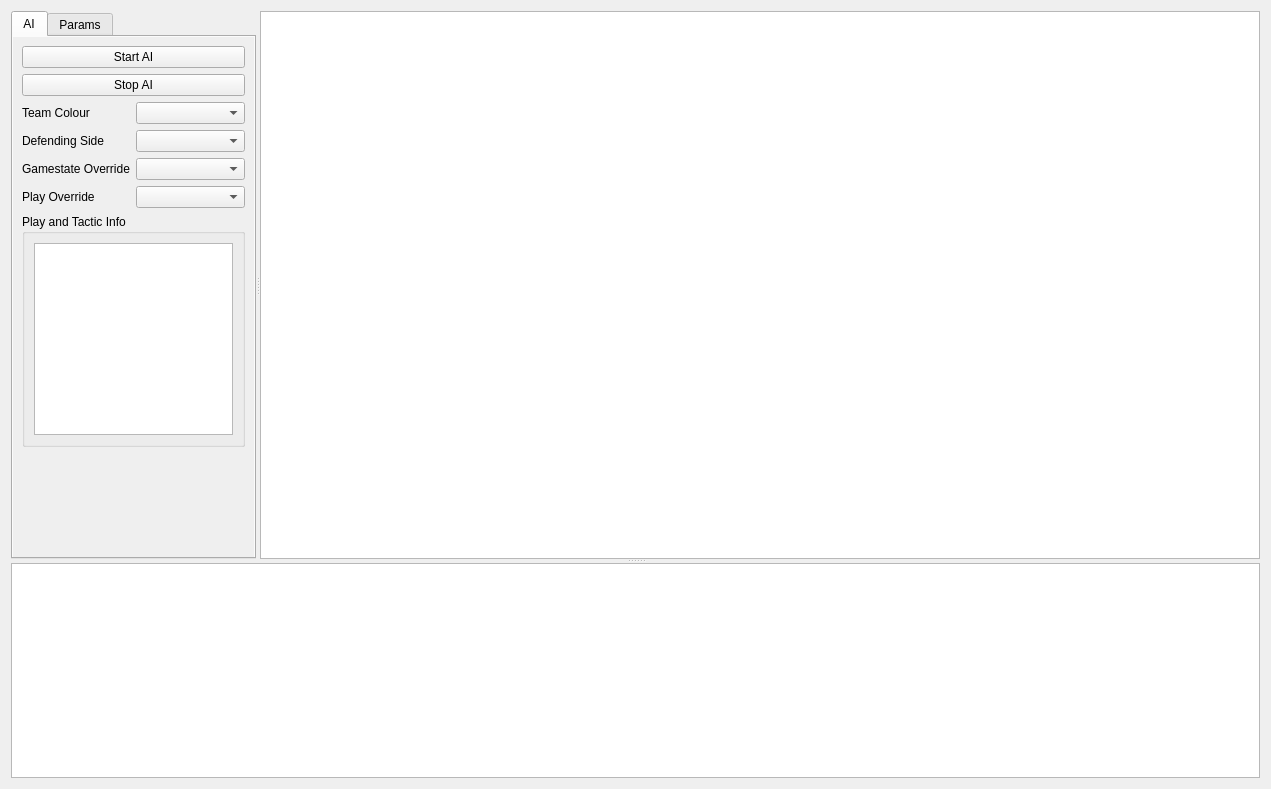
<?xml version="1.0" encoding="UTF-8"?>
<ui version="4.0">
 <class>AutoGeneratedMainWidget</class>
 <widget class="QWidget" name="AutoGeneratedMainWidget">
  <property name="geometry">
   <rect>
    <x>0</x>
    <y>0</y>
    <width>1271</width>
    <height>789</height>
   </rect>
  </property>
  <property name="windowTitle">
   <string>Form</string>
  </property>
  <layout class="QHBoxLayout" name="autogenerated_main_widget_layout">
   <item>
    <widget class="QSplitter" name="robot_status_splitter">
     <property name="orientation">
      <enum>Qt::Vertical</enum>
     </property>
     <widget class="QSplitter" name="ai_control_and_view_splitter">
      <property name="sizePolicy">
       <sizepolicy hsizetype="Expanding" vsizetype="Preferred">
        <horstretch>0</horstretch>
        <verstretch>0</verstretch>
       </sizepolicy>
      </property>
      <property name="orientation">
       <enum>Qt::Horizontal</enum>
      </property>
      <widget class="QTabWidget" name="ai_control_tab_widget">
       <property name="sizePolicy">
        <sizepolicy hsizetype="Maximum" vsizetype="Expanding">
         <horstretch>0</horstretch>
         <verstretch>0</verstretch>
        </sizepolicy>
       </property>
       <property name="currentIndex">
        <number>0</number>
       </property>
       <property name="usesScrollButtons">
        <bool>false</bool>
       </property>
       <property name="movable">
        <bool>true</bool>
       </property>
       <widget class="QWidget" name="ai_tab">
        <property name="sizePolicy">
         <sizepolicy hsizetype="Maximum" vsizetype="Preferred">
          <horstretch>0</horstretch>
          <verstretch>0</verstretch>
         </sizepolicy>
        </property>
        <property name="autoFillBackground">
         <bool>true</bool>
        </property>
        <attribute name="title">
         <string>AI</string>
        </attribute>
        <layout class="QVBoxLayout" name="ai_control_tab_layout">
         <item>
          <widget class="QPushButton" name="start_ai_button">
           <property name="text">
            <string>Start AI</string>
           </property>
           <property name="checkable">
            <bool>false</bool>
           </property>
           <property name="checked">
            <bool>false</bool>
           </property>
          </widget>
         </item>
         <item>
          <widget class="QPushButton" name="stop_ai_button">
           <property name="text">
            <string>Stop AI</string>
           </property>
          </widget>
         </item>
         <item>
          <layout class="QFormLayout" name="ai_config_combobox_layout">
           <item row="2" column="0">
            <widget class="QLabel" name="gamestate_override_label">
             <property name="text">
              <string>Gamestate Override</string>
             </property>
            </widget>
           </item>
           <item row="2" column="1">
            <widget class="QComboBox" name="gamestate_override_combo_box"/>
           </item>
           <item row="3" column="0">
            <widget class="QLabel" name="play_override_label">
             <property name="text">
              <string>Play Override</string>
             </property>
            </widget>
           </item>
           <item row="3" column="1">
            <widget class="QComboBox" name="play_override_combo_box"/>
           </item>
           <item row="1" column="0">
            <widget class="QLabel" name="defending_side_label">
             <property name="text">
              <string>Defending Side</string>
             </property>
            </widget>
           </item>
           <item row="0" column="0">
            <widget class="QLabel" name="team_colour_label">
             <property name="text">
              <string>Team Colour</string>
             </property>
            </widget>
           </item>
           <item row="1" column="1">
            <widget class="QComboBox" name="defending_side_combo_box"/>
           </item>
           <item row="0" column="1">
            <widget class="QComboBox" name="team_colour_combo_box"/>
           </item>
          </layout>
         </item>
         <item>
          <widget class="QGroupBox" name="play_and_tactic_info_group_box">
           <property name="title">
            <string>Play and Tactic Info</string>
           </property>
           <layout class="QVBoxLayout" name="play_and_tactic_info_layout">
            <item>
             <widget class="QTextEdit" name="play_and_tactic_info_text_edit">
              <property name="readOnly">
               <bool>true</bool>
              </property>
              <property name="html">
               <string>&lt;!DOCTYPE HTML PUBLIC &quot;-//W3C//DTD HTML 4.0//EN&quot; &quot;http://www.w3.org/TR/REC-html40/strict.dtd&quot;&gt;
&lt;html&gt;&lt;head&gt;&lt;meta name=&quot;qrichtext&quot; content=&quot;1&quot; /&gt;&lt;style type=&quot;text/css&quot;&gt;
p, li { white-space: pre-wrap; }
&lt;/style&gt;&lt;/head&gt;&lt;body style=&quot; font-family:'Sans Serif'; font-size:9pt; font-weight:400; font-style:normal;&quot;&gt;
&lt;p style=&quot;-qt-paragraph-type:empty; margin-top:0px; margin-bottom:0px; margin-left:0px; margin-right:0px; -qt-block-indent:0; text-indent:0px;&quot;&gt;&lt;br /&gt;&lt;/p&gt;&lt;/body&gt;&lt;/html&gt;</string>
              </property>
             </widget>
            </item>
           </layout>
          </widget>
         </item>
         <item>
          <spacer name="ai_tab_vertical_spacer">
           <property name="orientation">
            <enum>Qt::Vertical</enum>
           </property>
           <property name="sizeHint" stdset="0">
            <size>
             <width>20</width>
             <height>40</height>
            </size>
           </property>
          </spacer>
         </item>
        </layout>
       </widget>
       <widget class="QWidget" name="params_tab">
        <property name="sizePolicy">
         <sizepolicy hsizetype="Maximum" vsizetype="Preferred">
          <horstretch>0</horstretch>
          <verstretch>0</verstretch>
         </sizepolicy>
        </property>
        <property name="autoFillBackground">
         <bool>true</bool>
        </property>
        <attribute name="title">
         <string>Params</string>
        </attribute>
        <layout class="QVBoxLayout" name="params_tab_vertical_layout">
         <property name="sizeConstraint">
          <enum>QLayout::SetNoConstraint</enum>
         </property>
         <item>
          <widget class="QScrollArea" name="params_tab_scroll_area">
           <property name="widgetResizable">
            <bool>true</bool>
           </property>
           <widget class="QWidget" name="scrollAreaWidgetContents">
            <property name="geometry">
             <rect>
              <x>0</x>
              <y>0</y>
              <width>225</width>
              <height>509</height>
             </rect>
            </property>
           </widget>
          </widget>
         </item>
        </layout>
       </widget>
      </widget>
      <widget class="ZoomableQGraphicsView" name="ai_visualization_graphics_view">
       <property name="sizePolicy">
        <sizepolicy hsizetype="MinimumExpanding" vsizetype="MinimumExpanding">
         <horstretch>0</horstretch>
         <verstretch>0</verstretch>
        </sizepolicy>
       </property>
       <property name="minimumSize">
        <size>
         <width>1000</width>
         <height>0</height>
        </size>
       </property>
      </widget>
     </widget>
     <widget class="RobotStatusTable" name="robot_status_table_widget"/>
    </widget>
   </item>
  </layout>
 </widget>
 <customwidgets>
  <customwidget>
   <class>RobotStatusTable</class>
   <extends>QTableWidget</extends>
   <header>software/qt_gui/generic_widgets/robot_status_table.h</header>
  </customwidget>
  <customwidget>
   <class>ZoomableQGraphicsView</class>
   <extends>QGraphicsView</extends>
   <header>software/qt_gui/visualizer/widgets/zoomable_qgraphics_view.h</header>
  </customwidget>
 </customwidgets>
 <resources/>
 <connections/>
</ui>
